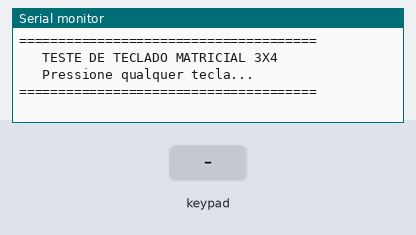
Bench run of a sketch on a simulated ESP32. Shown: the last lines printed to the serial monitor. The test bench sets the inputs (shaded band).

Above: at 2.2 s.
2.3 s: key '1' pressed
At 2.9 s:
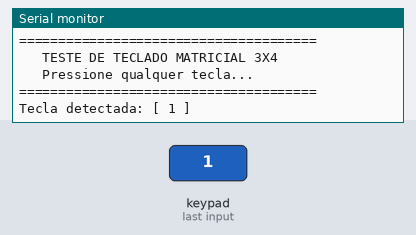
3.8 s: keypad keys 1 4 2 7 2 6 2 5 # pressed 0.4 s apart
At 7.9 s:
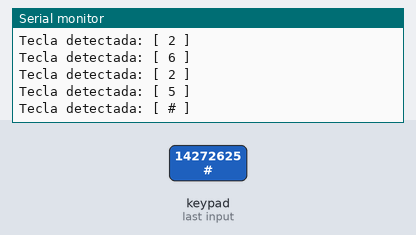
8.9 s: key '*' pressed
At 10.1 s:
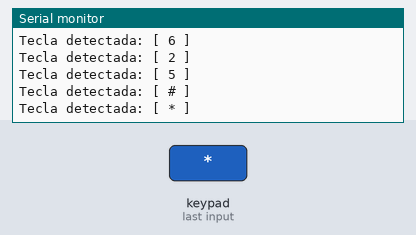
10.4 s: keypad keys 3 3 3 2 1 3 pressed 0.4 s apart
At 13.0 s:
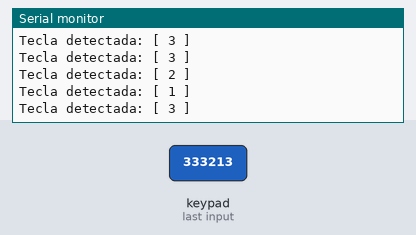
Timing chart, 0 to 14.5 s (numbered marks = the images above; inputs shaded):
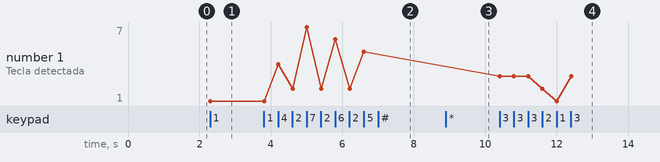

The sketch:

teste_teclado_3x4.ino
```cpp
#include <Keypad.h>

// Dimensões do teclado
const byte LINHAS = 4;
const byte COLUNAS = 3;

// Mapeamento das teclas
char mapaTeclas[LINHAS][COLUNAS] = {
  {'1', '2', '3'},
  {'4', '5', '6'},
  {'7', '8', '9'},
  {'*', '0', '#'}
};

// Pinos correspondentes no ESP32
byte pinosLinhas[LINHAS]   = {14, 27, 26, 25}; // Pinos 1, 2, 3 e 4 da fita
byte pinosColunas[COLUNAS] = {33, 32, 13};     // Pinos 5, 6 e 7 da fita

// Inicializa a instância do teclado
Keypad teclado = Keypad(makeKeymap(mapaTeclas), pinosLinhas, pinosColunas, LINHAS, COLUNAS);

void setup() {
  Serial.begin(115200);
  delay(1000);

  Serial.println("======================================");
  Serial.println("   TESTE DE TECLADO MATRICIAL 3X4     ");
  Serial.println("   Pressione qualquer tecla...        ");
  Serial.println("======================================");
}

void loop() {
  char teclaPressionada = teclado.getKey();

  if (teclaPressionada) {
    Serial.print("Tecla detectada: [ ");
    Serial.print(teclaPressionada);
    Serial.println(" ]");
  }
}
```

Measured:
- after the input at 2.3 s, the serial monitor: prints a new line at once (image 1)
- after the input at 3.8 s, the serial monitor: prints a new line after 0.40 s (image 2)
- after the input at 8.9 s, the serial monitor: prints a new line at once (image 3)
- after the input at 10.4 s, the serial monitor: prints a new line at once (image 4)
- plotted number 1: 1 → 5 after the input at 3.8 s, 5 → 3 after the input at 10.4 s
